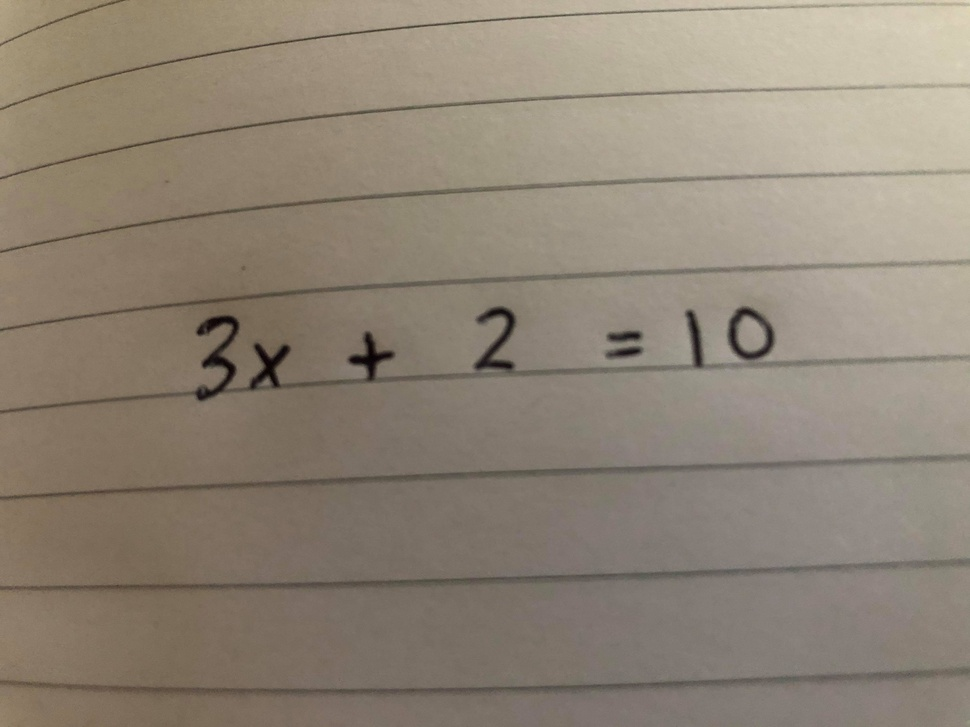
//> input picture testing/blah.jpg, 970 x 727 px, shrunk from 4032 x 3024 before the run
$ ./otsuTransform   (built with g++ and OpenCV 4)
//> lines starting //> are read from the running program, lines starting //| are printed output that depends on the picture; after the words box and inside, x2 and y2 are one past the last pixel; in counts of white or black regions, pixels touching at a corner belong together
#include <iostream>
#include <opencv2/opencv.hpp>

using namespace std;
using namespace cv;

void otsuTransform(string input, Mat& output);

int main(){
    string img = "blah.jpg";
    Mat output;
    otsuTransform(img, output);

    imshow("Initial Image", imread(img));
    imshow("output extracted", output);
    waitKey(0);
}

void otsuTransform(string input, Mat& output){
//> called with input = "blah.jpg"

    Mat grayImage = imread(input, 0); //Open Image in grayscale
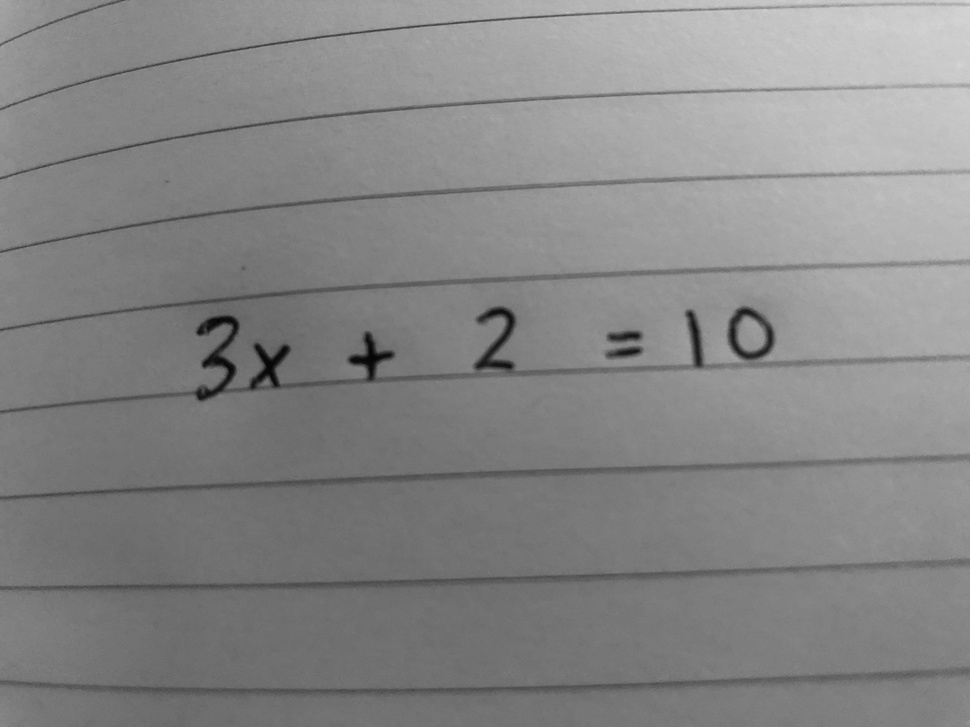
//> grayImage: 727 rows x 970 cols, CV_8UC1; min 2, max 216, mean 133.9
    // Put image on the screen
    // namedWindow("Initial Image", WINDOW_AUTOSIZE);
    // imshow("Initial Image", Image);
	// imshow("Gray Image", grayImage);
    // Extract output from image
    output.create(grayImage.size(), grayImage.type());
    cv::threshold(grayImage, output, 0, 255, THRESH_BINARY | THRESH_OTSU);
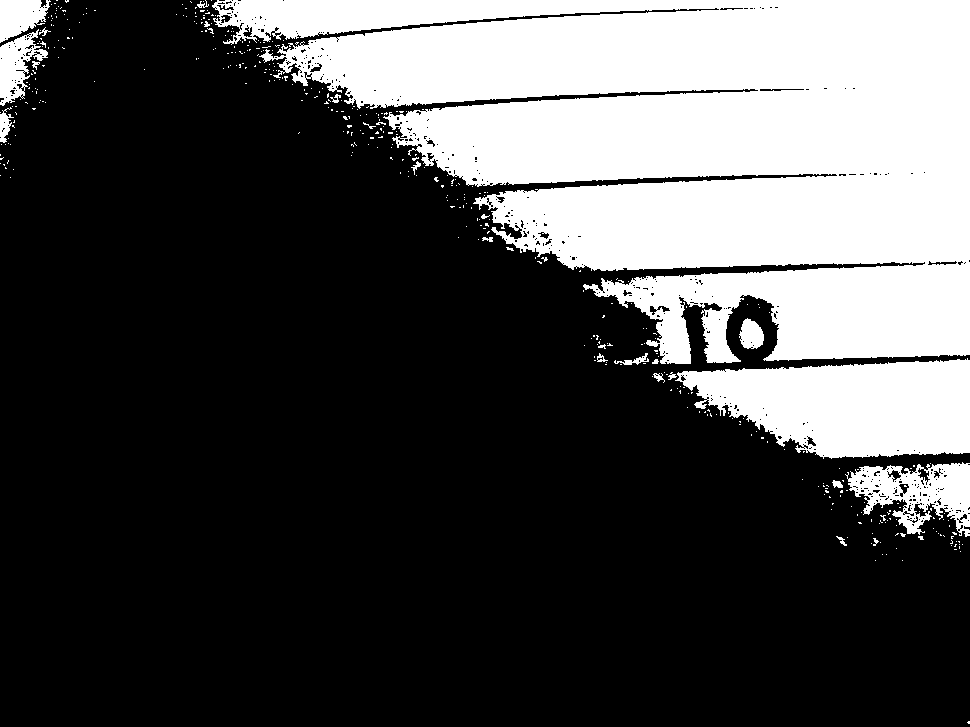
//> output: 727 rows x 970 cols, CV_8UC1; 29.4% white; 439 white regions (414 under 20 px), largest, box (x1, y1, x2, y2) and area: (212, 0, 970, 364) 175166, (675, 358, 970, 459) 21204, (845, 462, 970, 537) 4936
    // blur(grayImage, grayImage, Size(3, 3));
    // Canny(grayImage, output, 50, 75*5, 3);
}
